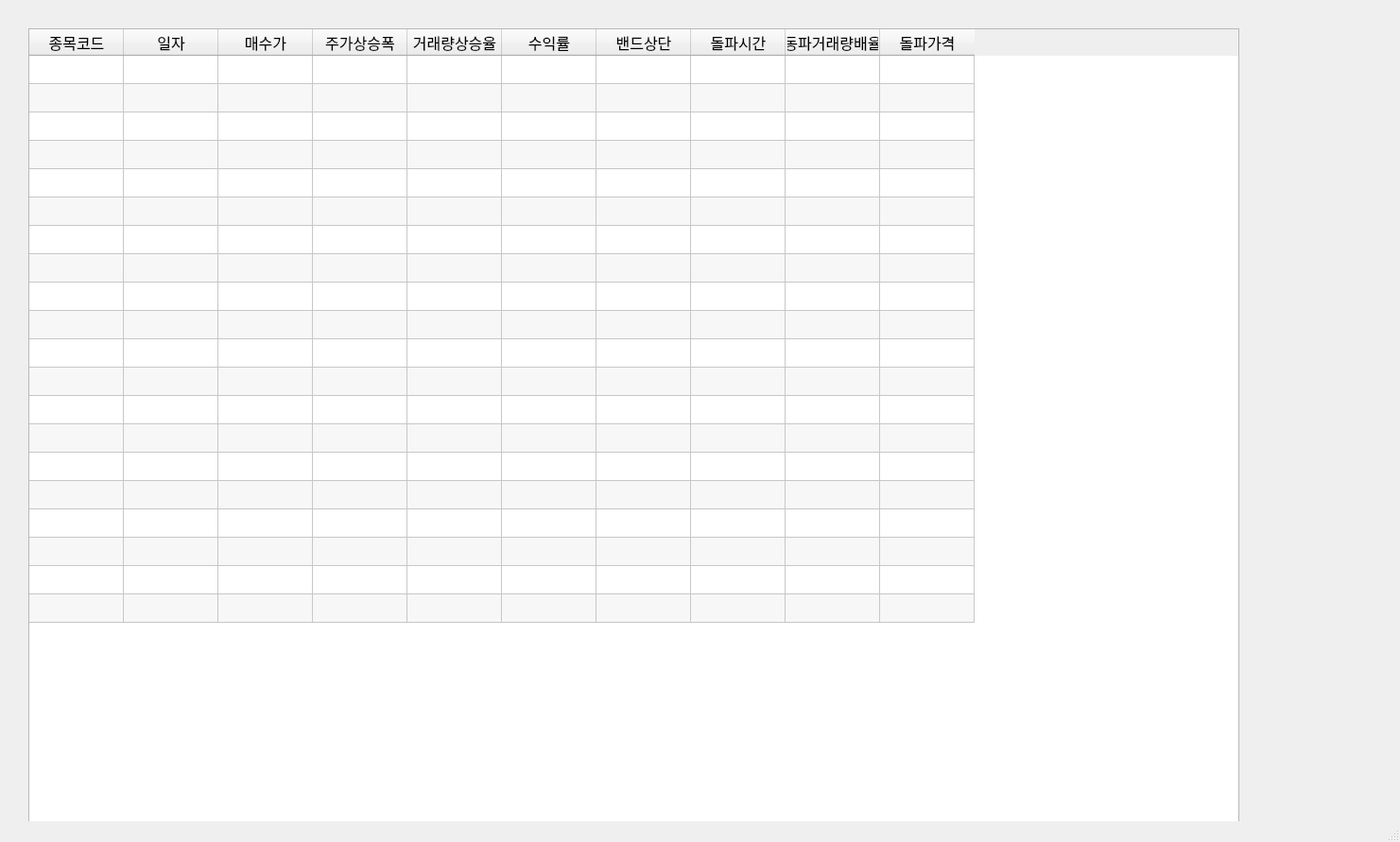
<?xml version="1.0" encoding="UTF-8"?>
<ui version="4.0">
 <class>MainWindow</class>
 <widget class="QMainWindow" name="MainWindow">
  <property name="geometry">
   <rect>
    <x>0</x>
    <y>0</y>
    <width>1481</width>
    <height>891</height>
   </rect>
  </property>
  <property name="windowTitle">
   <string>MainWindow</string>
  </property>
  <widget class="QWidget" name="centralwidget">
   <widget class="QTableWidget" name="tableWidget">
    <property name="geometry">
     <rect>
      <x>30</x>
      <y>30</y>
      <width>1281</width>
      <height>841</height>
     </rect>
    </property>
    <property name="font">
     <font>
      <pointsize>12</pointsize>
     </font>
    </property>
    <property name="editTriggers">
     <set>QAbstractItemView::NoEditTriggers</set>
    </property>
    <property name="alternatingRowColors">
     <bool>true</bool>
    </property>
    <property name="showGrid">
     <bool>true</bool>
    </property>
    <property name="sortingEnabled">
     <bool>true</bool>
    </property>
    <property name="cornerButtonEnabled">
     <bool>true</bool>
    </property>
    <property name="rowCount">
     <number>20</number>
    </property>
    <property name="columnCount">
     <number>10</number>
    </property>
    <attribute name="horizontalHeaderVisible">
     <bool>true</bool>
    </attribute>
    <attribute name="horizontalHeaderCascadingSectionResizes">
     <bool>false</bool>
    </attribute>
    <attribute name="horizontalHeaderShowSortIndicator" stdset="0">
     <bool>true</bool>
    </attribute>
    <attribute name="verticalHeaderVisible">
     <bool>false</bool>
    </attribute>
    <row/>
    <row/>
    <row/>
    <row/>
    <row/>
    <row/>
    <row/>
    <row/>
    <row/>
    <row/>
    <row/>
    <row/>
    <row/>
    <row/>
    <row/>
    <row/>
    <row/>
    <row/>
    <row/>
    <row/>
    <column>
     <property name="text">
      <string>종목코드</string>
     </property>
    </column>
    <column>
     <property name="text">
      <string>일자</string>
     </property>
    </column>
    <column>
     <property name="text">
      <string>매수가</string>
     </property>
    </column>
    <column>
     <property name="text">
      <string>주가상승폭</string>
     </property>
    </column>
    <column>
     <property name="text">
      <string>거래량상승율</string>
     </property>
    </column>
    <column>
     <property name="text">
      <string>수익률</string>
     </property>
    </column>
    <column>
     <property name="text">
      <string>밴드상단</string>
     </property>
    </column>
    <column>
     <property name="text">
      <string>돌파시간</string>
     </property>
    </column>
    <column>
     <property name="text">
      <string>동파거래량배율</string>
     </property>
    </column>
    <column>
     <property name="text">
      <string>돌파가격</string>
     </property>
    </column>
   </widget>
  </widget>
  <widget class="QMenuBar" name="menubar">
   <property name="geometry">
    <rect>
     <x>0</x>
     <y>0</y>
     <width>1481</width>
     <height>26</height>
    </rect>
   </property>
  </widget>
  <widget class="QStatusBar" name="statusbar"/>
 </widget>
 <resources/>
 <connections/>
</ui>
